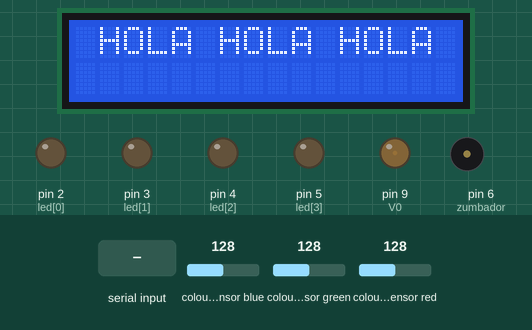
A sketch run on a simulated Arduino Uno, built with avr-gcc and run on an emulated ATmega328P. Parts: 16×2 character LCD, output pins drawn as LEDs (lit = HIGH), buzzer (waves = sounding). Wiring (inferred from the names in the program): TCS3200 colour sensor: output A5; S2 A3; S3 A4; S0 A1; S1 A2. The test bench sets the inputs (shaded band); at power-on: colour sensor blue 128, colour sensor green 128, colour sensor red 128. Pins used as bus, display or sensor lines are not drawn.

Above: at 1.2 s.
1.3 s: "W" received over Serial
At 2.3 s:
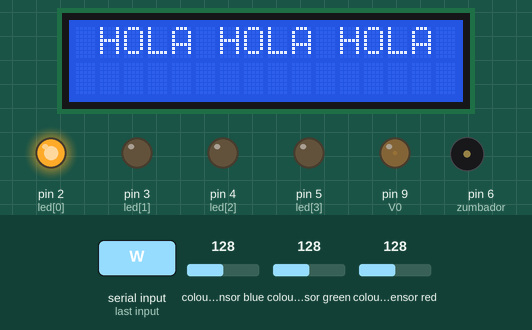
4.3 s: "V" received over Serial
At 7.3 s:
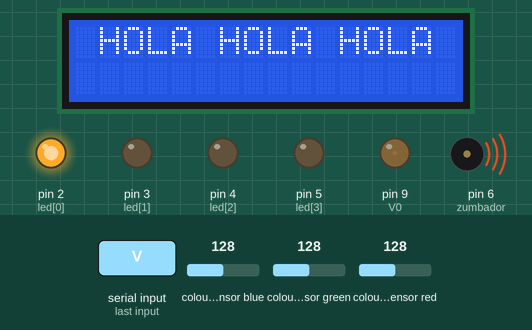
9.5 s: "w" received over Serial
At 12.4 s:
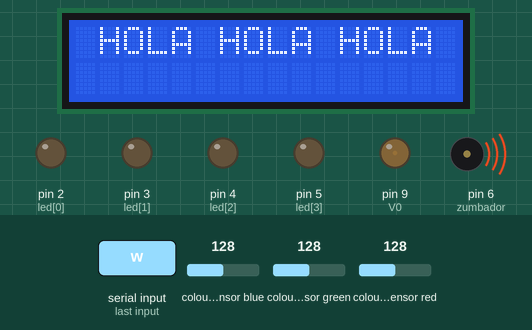
12.5 s: "v" received over Serial
At 14.3 s:
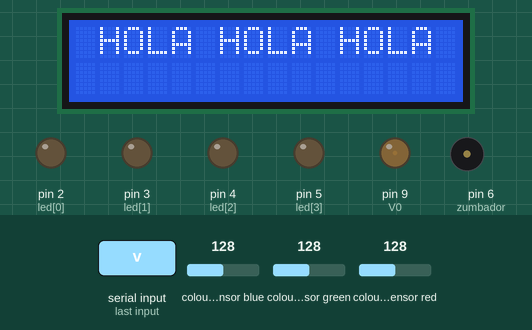
Timing chart, 0 to 15.5 s (numbered marks = the images above; inputs shaded):
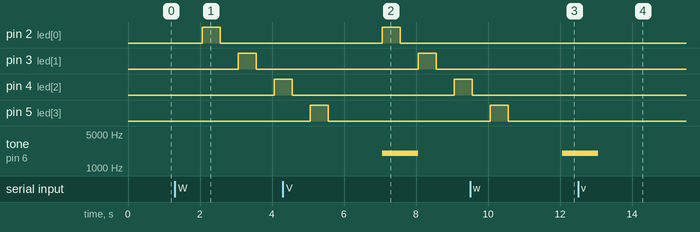

The sketch:

arduino2.ino
```cpp
//Libreia para el control de la pantalla LCD
#include <LiquidCrystal.h>

//DEFINIMOS LAS CONSTANTES

//Constantes LCD
#define VELOCIDAD 200 // Velocidad a la que se mueve el texto

//Definimos los pines del LCD
int V0 = 9;
int RS = 7;
int E = 8;
int D4 = 10;
int D5 = 11;
int D6 = 12;
int D7 = 13;

// Incializamos la librería indicando los pins de la interfaz
LiquidCrystal lcd(RS,E,D4,D5,D6,D7);

// Destino donde el coche se para
// ROJO = 0 AZUL = 1 VERDE = 2 NINGUNO DE LOS ANTERIORES = 3
int color = 3;

//pines color
const int s0 = A1;
const int s1 = A2;
const int s2 = A3;
const int s3 = A4;
const int out = A5;

// Textos
String textolcd = "HOLA HOLA HOLA";
String texto_sinColor = "HOLA HOLA HOLA";
String textoAux;

// Valores con los que detectaremos el color
int a = 0;
int c = 0;
int b = 0;

//pines LEDs coche fantástico
int led[] = {2,3,4,5};
int f = 0; //Coche fantastico off


//zumbador
int duracion=1000; //Duración del sonido
const int zumbador = 6;
int cla = 0; //claxon modo off

void setup() {
  Serial.begin(9600);
  analogWrite(V0,5);
  lcd.begin(16,2);
  lcd.setCursor(1,0);
  lcd.print(textolcd);
  pinMode(s0,OUTPUT);
  pinMode(s1,OUTPUT);
  pinMode(s2,OUTPUT);
  pinMode(s3,OUTPUT);
  pinMode(out,INPUT);
  digitalWrite(s0,HIGH);
  digitalWrite(s1,HIGH);

  for(int i = 0; i<4;i++){
    pinMode(led[i],OUTPUT);
  }


}

void loop() {
   //Llamamos al método de color
  Color();
  delay(1000);

  if(Serial.available()){
    char aux = Serial.read();
    if(aux == 'V'){
      cla=1;
    }

    if(aux == 'v'){
      cla=0;
    }

    if(aux == 'W'){
      f = 1;
    }

    if(aux == 'w'){
      f = 0;
    }

  }

  if(cla == 1){
      Claxon();
    }
  if(f == 1){
      Fantastico();
  }

}

void Color()
{
  digitalWrite(s2, LOW);
  digitalWrite(s3, LOW);
  a = pulseIn(out, digitalRead(out) == HIGH ? LOW : HIGH);
  digitalWrite(s3, HIGH);
  b = pulseIn(out, digitalRead(out) == HIGH ? LOW : HIGH);
  digitalWrite(s2, HIGH);
  c = pulseIn(out, digitalRead(out) == HIGH ? LOW : HIGH);


  // Imprimimos por pantalla los valores de color
 /*Serial.print(" A ");
  Serial.print(a, DEC);
  Serial.print(" B ");
  Serial.print(b, DEC);
  Serial.print(" C ");
  Serial.print(c, DEC);
  Serial.print(" "); */

  // Condiciones de deteccion de color
  if (a>7 && a<13 && b>7 && b<11 && c>6 && c<10)
  {
   //Serial.print(" Verde ");
   textoAux = "VERDE VERDE VERDE";
   color = 2;
  }
  else if (a>4&& a<10 && b>7 && b<18 && c>8 && c<22)
  {
     //Serial.print(" Rojo ");
     textoAux = "ROJO ROJO ROJO";
     color = 0;
  }
  else if (a>10 && a<19 && b>4 && b<8 && c>7 && c<11)
  {
   //Serial.print(" Azul ");
    textoAux = "AZUL AZUL AZUL";
    color = 1;
  } else {
    textoAux = texto_sinColor;
    color = 3;
  }

  if(textoAux != textolcd){
    lcd.clear();
    lcd.setCursor(1,0);
    textolcd = textoAux;
    lcd.print(textolcd);
    Serial.write(color);
  }
}

void Lcd(String texto_fila) {

  // Obtenemos el tamaño del texto
  int tam_texto=texto_fila.length();

  // Mostramos entrada texto por la izquierda
  for(int i=tam_texto; i>0 ; i--)
  {
    String texto = texto_fila.substring(i-1);

    // Limpiamos pantalla
    lcd.clear();

    //Situamos el cursor
    lcd.setCursor(0, 0);

    // Escribimos el texto
    lcd.print(texto);

    // Esperamos
    delay(VELOCIDAD);
  }

  // Desplazamos el texto hacia la derecha
  for(int i=1; i<=16;i++)
  {
    // Limpiamos pantalla
    lcd.clear();

    //Situamos el cursor
    lcd.setCursor(i, 0);

    // Escribimos el texto
    lcd.print(texto_fila);

    // Esperamos
    delay(VELOCIDAD);
  }

  // Desplazamos el texto hacia la izquierda en la segunda fila
  for(int i=16;i>=1;i--)
  {
    // Limpiamos pantalla
    lcd.clear();

    //Situamos el cursor
    lcd.setCursor(i, 1);

    // Escribimos el texto
    lcd.print(texto_fila);

    // Esperamos
    delay(VELOCIDAD);
  }

  // Mostramos salida del texto por la izquierda
  for(int i=1; i<=tam_texto ; i++)
  {
    String texto = texto_fila.substring(i-1);

    // Limpiamos pantalla
    lcd.clear();

    //Situamos el cursor
    lcd.setCursor(0, 1);

    // Escribimos el texto
    lcd.print(texto);

    // Esperamos
    delay(VELOCIDAD);
  }
}

void Fantastico(){
   for (int i = 0 ; i < 4 ; i++){
        digitalWrite( led[i] , HIGH);
        delay (500);
        digitalWrite( led[i] , LOW);
        delay (500);
   }
}

void Claxon(){
    tone(zumbador, 2000, duracion);
}
```

Measured:
- after the input at 1.3 s, pin 2 (led[0]): LOW → HIGH after 0.77 s, → LOW 0.50 s later; pin 3 (led[1]): LOW → HIGH after 1.8 s, → LOW 0.50 s later; pin 4 (led[2]): LOW → HIGH after 2.8 s
- after the input at 4.3 s, tone on pin 6 (zumbador): silent → 2000 Hz after 2.8 s, → silent 1.0 s later
- after the input at 9.5 s, pin 2 (led[0]): stays LOW (without the input it goes to HIGH after 2.6 s)
- after the input at 12.5 s, tone on pin 6 (zumbador): 2000 Hz → silent after 0.57 s
